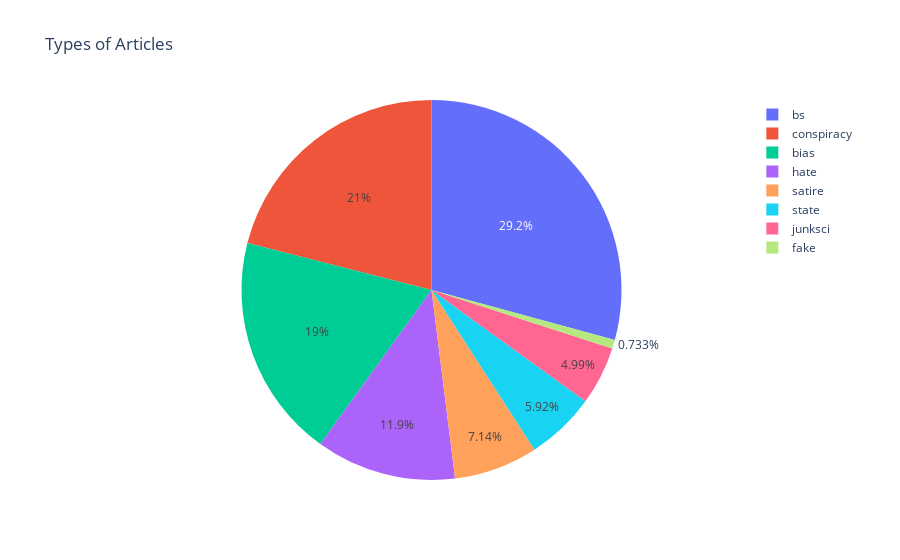

The notebook cell saved with this chart:
### Markdown cell above
Type columnunu görselleştirerek inceleyelim. Hangi çeşit yazıların bulunduğunu ve oranlarını görelim.

### Code cell
fig = px.pie(dataset,names='type',title='Types of Articles')
fig.show()

### Figure 1 — Plotly figure (JSON) as saved in the notebook; plotly's stock layout.template omitted (floating-point values rounded to 4 significant figures; data arrays with more than 128 entries replaced by an {"elided": "..."} marker saying what was removed)
{"data": [{"domain": {"x": [0, 1], "y": [0, 1]}, "hovertemplate": "type=%{label}<extra></extra>", "labels": {"elided": "2045 str values"}, "legendgroup": "", "name": "", "showlegend": true, "type": "pie"}], "layout": {"legend": {"tracegroupgap": 0}, "title": {"text": "Types of Articles"}}}
